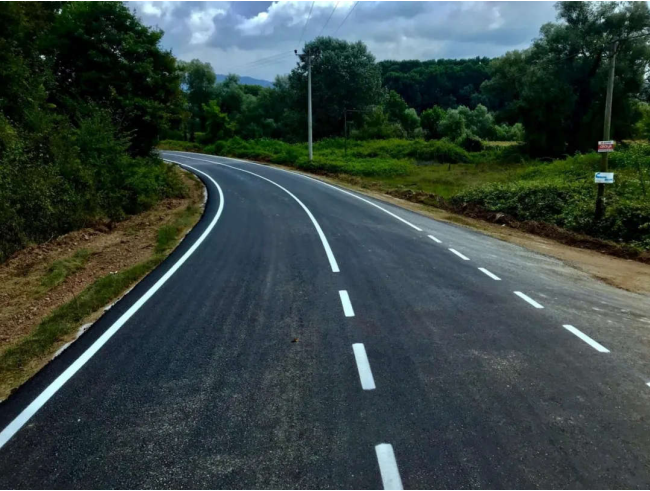
#> input picture OpenCV视觉项目/基于OpenCV的实用图像操作/line.jpg, 650 x 491 px
$ python demo1.py
#> lines starting #> are read from the running program, lines starting #| are printed output that depends on the picture; after the words box and inside, x2 and y2 are one past the last pixel; in counts of white or black regions, pixels touching at a corner belong together
'''
@FileName   :demo1.py
@Description:
@Date       :2022/09/22 11:10:53
@Author     :daito
@Website    :Https://github.com/zhd5120153951
@Copyright  :daito
@License    :None
@version    :1.0
@Email      :2462491568@qq.com
'''
import cv2
import numpy as np


#掩码操作
def mask_operate(img):
    h = img.shape[0]
    polygons = np.array([[(0, h), (800, h), (250, 100)]])
    mask = np.zeros_like(img)
    cv2.fillPoly(mask, polygons, 255)
    mask_img = cv2.bitwise_and(img, mask)
    return mask_img


#读图
img = cv2.imdecode(np.fromfile('./OpenCV视觉项目/基于OpenCV的实用图像操作/line.jpg', np.uint8), -1)
#> img is the input picture: shape (491, 650, 4); mean B, G, R, A 65.4, 68.4, 55, 255
img = cv2.cvtColor(img, cv2.COLOR_RGB2BGR)
#> img: shape (491, 650, 3)
cv2.imshow('origin', img)

#灰度
gray_img = cv2.cvtColor(img, cv2.COLOR_BGR2GRAY)
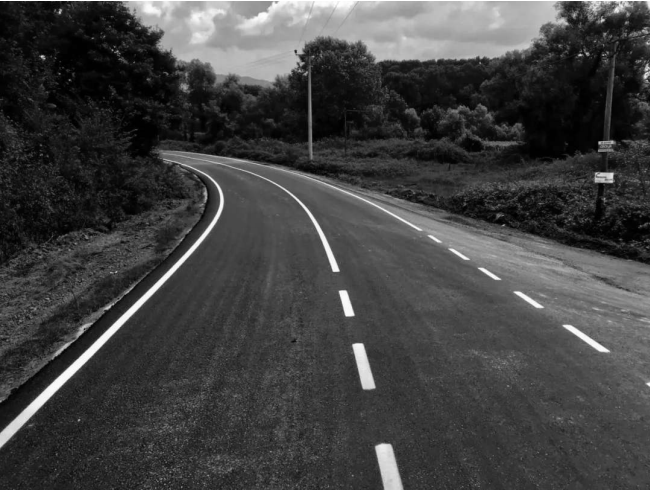
#> gray_img: shape (491, 650); min 0, max 255, mean 66
#阈值处理
(thresh, thresh_img) = cv2.threshold(gray_img, 180, 255, cv2.THRESH_BINARY)
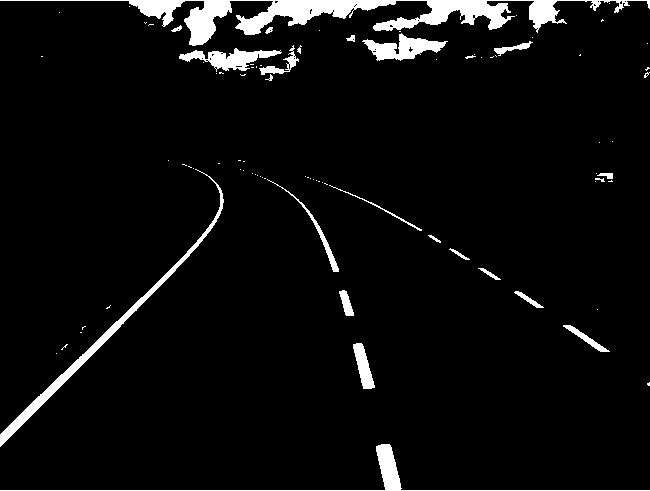
#> thresh_img: shape (491, 650); 5% white; 87 white regions (63 under 20 px), largest, box (x1, y1, x2, y2) and area: (0, 0, 650, 46) 7424, (0, 169, 224, 447) 2195, (0, 444, 650, 491) 1399
#高斯模糊--不做这一步会有很多噪声(canny)
gaussian_img = cv2.GaussianBlur(thresh_img, (3, 3), 3)
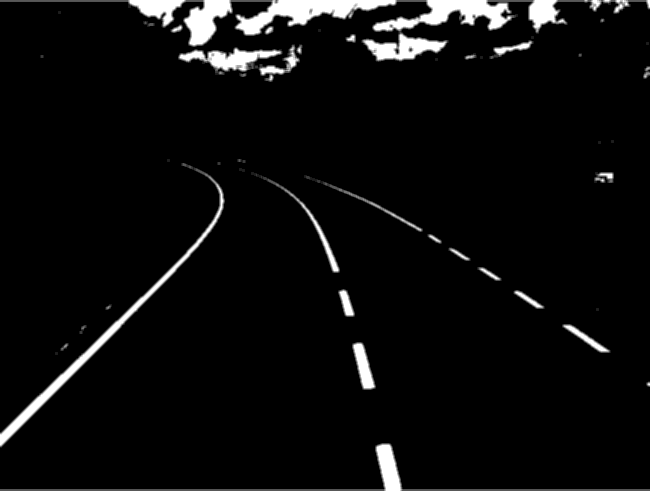
#> gaussian_img: shape (491, 650); min 0, max 255, mean 12.5
cv2.imshow('gaussian', gaussian_img)
#边缘检测
canny_img = cv2.Canny(thresh_img, 180, 255)
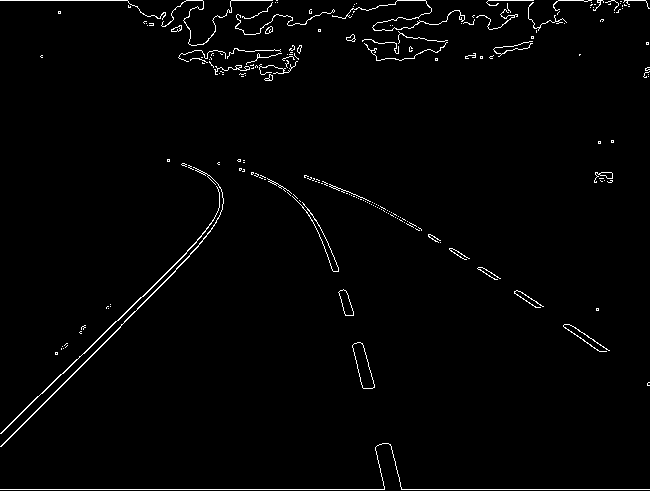
#> canny_img: shape (491, 650); 1.7% white in thin lines or dots
cv2.imshow('canny', canny_img)

canny_img = mask_operate(canny_img)
#> in mask_operate, `cv2.fillPoly(mask, polygons, 255)`:
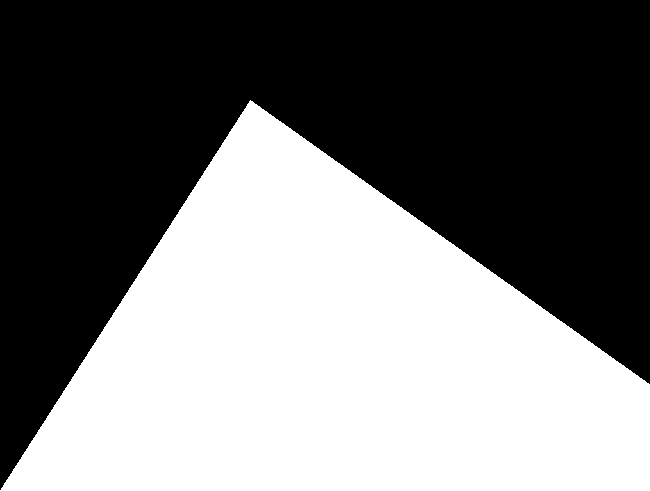
#> mask: shape (491, 650); 46.5% white; 1 white region, box (x1, y1, x2, y2) and area: (0, 100, 650, 491) 148475
#> in mask_operate, `mask_img = cv2.bitwise_and(img, mask)`:
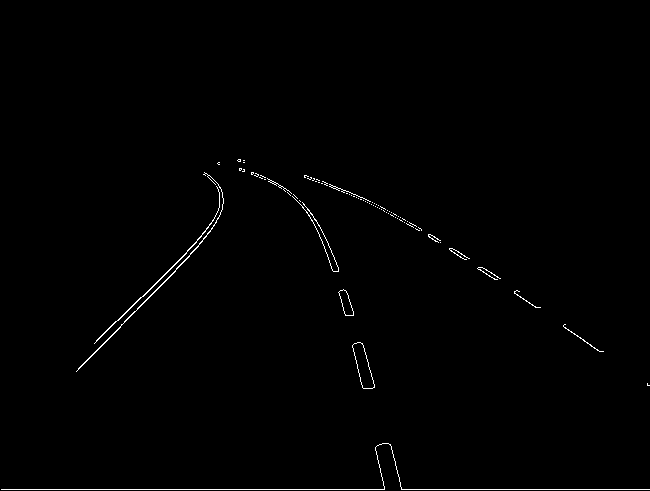
#> mask_img: shape (491, 650); 0.69% white in thin lines or dots, all inside (x1, y1, x2, y2) = (1, 159, 650, 490)

#获取边缘区域
lines = cv2.HoughLinesP(canny_img, 1, np.pi / 180, 30)
#> lines = 104 rows, first 6: [1, 489, 384, 489], [130, 316, 198, 246], [124, 321, 129, 316], [96, 340, 186, 253], [449, 249, 464, 259], [211, 228, 214, 225]
print(lines.shape)
#| (104, 1, 4)
for line in lines:
    # print(line)
    # x1, y1, x2, y2 = line[0]
    cv2.line(img, (line[0][0], line[0][1]), (line[0][2], line[0][3]), (0, 255, 0), 2)
#> this loop made 104 passes
#> line on passes 1 to 12: [[1, 489, 384, 489]], [[130, 316, 198, 246]], [[124, 321, 129, 316]], [[96, 340, 186, 253]], [[449, 249, 464, 259]], [[211, 228, 214, 225]], [[271, 182, 272, 181]], [[355, 357, 355, 359]], [[418, 227, 419, 228]], [[78, 368, 120, 327]], [[573, 333, 574, 334]], [[369, 367, 369, 368]]
cv2.imshow('line', img)

cv2.waitKey(0)
